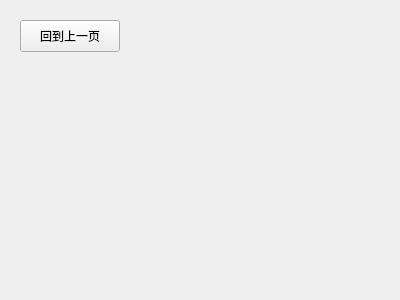
<?xml version="1.0" encoding="UTF-8"?>
<ui version="4.0">
 <class>AreaA</class>
 <widget class="QWidget" name="AreaA">
  <property name="geometry">
   <rect>
    <x>0</x>
    <y>0</y>
    <width>400</width>
    <height>300</height>
   </rect>
  </property>
  <property name="windowTitle">
   <string>Form</string>
  </property>
  <widget class="QLabel" name="label">
   <property name="geometry">
    <rect>
     <x>40</x>
     <y>70</y>
     <width>341</width>
     <height>201</height>
    </rect>
   </property>
   <property name="styleSheet">
    <string notr="true">border-image: url(:/区域1.png);</string>
   </property>
   <property name="text">
    <string/>
   </property>
  </widget>
  <widget class="QPushButton" name="pushButton">
   <property name="geometry">
    <rect>
     <x>20</x>
     <y>20</y>
     <width>100</width>
     <height>32</height>
    </rect>
   </property>
   <property name="text">
    <string>回到上一页</string>
   </property>
  </widget>
 </widget>
 <resources/>
 <connections/>
</ui>
